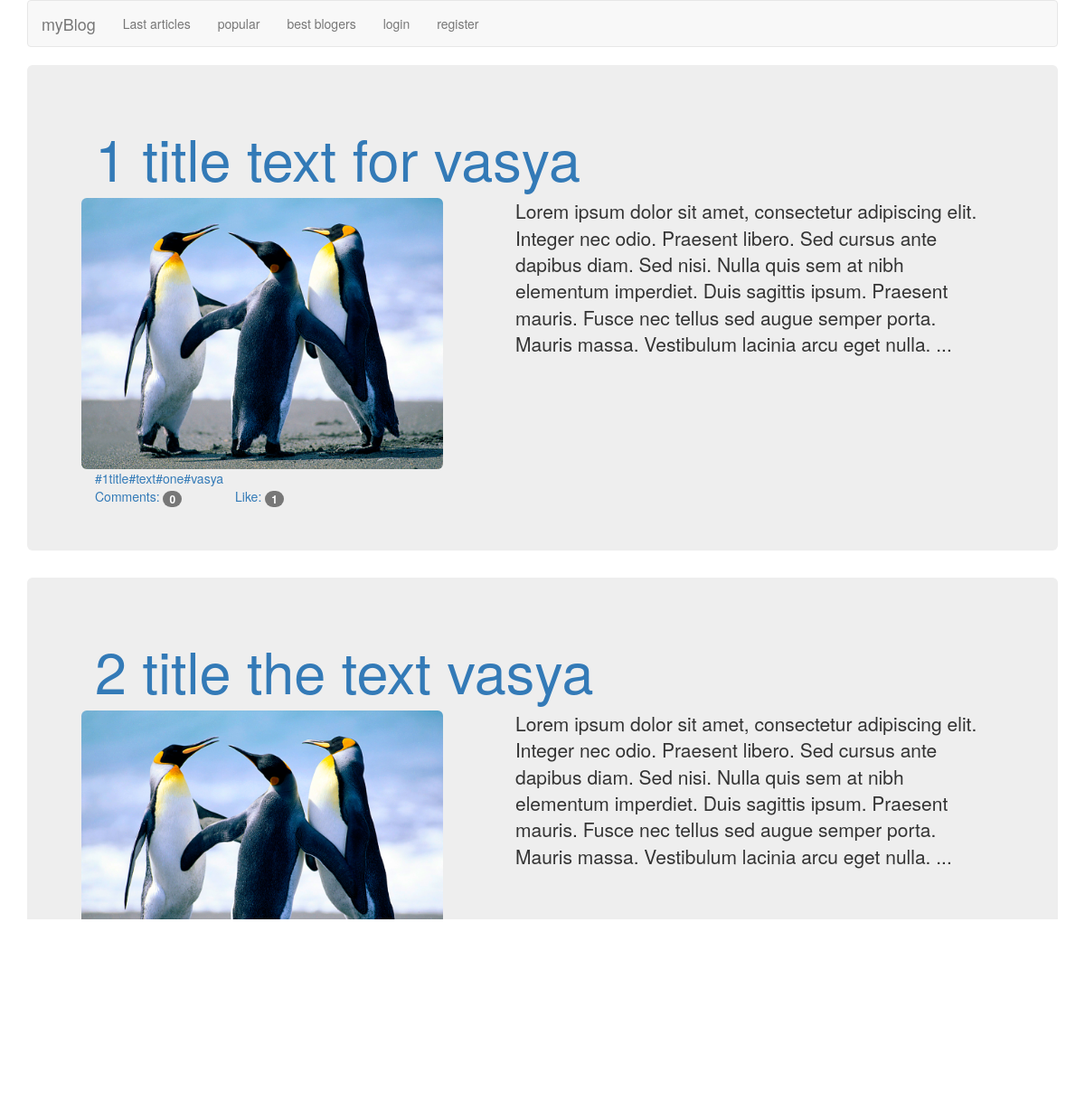
Page /blogers.php?name=vasya on the committed database.
### tables this page shows
CREATE TABLE IF NOT EXISTS `posts` (
  `id` int(11) NOT NULL AUTO_INCREMENT,
  `id_user` varchar(32) NOT NULL,
  `date` date NOT NULL,
  `title` varchar(64) NOT NULL,
  `image` varchar(255) NOT NULL,
  `text` text NOT NULL,
  PRIMARY KEY (`id`),
  KEY `id_user` (`id_user`)
);

CREATE TABLE IF NOT EXISTS `heshtegs` (
  `id` int(11) NOT NULL AUTO_INCREMENT,
  `id_post` int(11) NOT NULL,
  `heshTegs` varchar(255) NOT NULL,
  PRIMARY KEY (`id`)
);

### blogers.php (the view, shortened to what this page needs)
<!DOCTYPE html>
<html lang="ru">
  <head>
    <link href="css/bootstrap.min.css" rel="stylesheet">
  </head>
  <body>
  <div class='container'>
	<?php
	if($_SESSION['login']){
		include"authorizedUser.php";
	}else{
		if($_COOKIE['login']){
		include"authorizedUser.php";
		}else{
		include"guest.php";
		}
	}
	?>
	</div>
    <div class='container'>
		<div id='container'>
			<?php
			include"connect.php";
			$sql = $db ->query("select u.login, p.title,p.id,p.text,p.image from users u inner join posts p on p.id_user=u.id where u.login = '{$_GET['name']}' LIMIT 5");
			while($result = $sql->fetch()){
				$newsData[] = $result;
			}
			foreach($newsData as $oneNews):
			$oneNews['text']=substr($oneNews['text'],0,540).'...';
				?>
				<div class='jumbotron'>
					<a href="/myBlog/article.php?id=<?=$oneNews['id'];?>">
						<div class='container'>
							<h1><?=$oneNews['title'];?></h1>
						</div>
					</a>
					<div class='row col-md-6'>
						<img src = '<?=$oneNews['image'];?>' class='img-rounded' style="width:400px;height:300px;">
					</div>
					<div class='container'>
						<p class='lead'><?=$oneNews['text'];?></p>
					</div>
					<div class='container'>
					<?php
					$sql= $db-> query("SELECT `heshTegs` FROM `heshtegs` WHERE `id_post`='{$oneNews['id']}'");
					$heshTags = $sql->fetchAll();
					foreach($heshTags as $hesh){
						echo "<a href='/myBlog/heshTags.php?id={$hesh['heshTegs']}'>#{$hesh['heshTegs']}</a>";
					}
					?>
					</div>
					<div class='container col-md-2'>
					<?php
					$sql = $db->query("SELECT count(c.id) as id FROM comments c INNER JOIN posts p ON p.id = c.id_post WHERE c.id_post = '{$oneNews['id']}'");
					$allC = $sql->fetch();
					echo "<a>Comments: <span class='badge'>".$allC['id']."</span></a>";
					?>
					</div>
					<div class='container'>
					<?php
					$sql = $db->query("SELECT count(l.id) as id FROM posts p INNER JOIN `like` l ON p.id = l.id_post WHERE l.id_post = '{$oneNews['id']}'");
					$allC = $sql->fetch();
					echo "<a>Like: <span class='badge'>".$allC['id']."</span></a>";
					?>
					</div>
				</div>
			<?php endforeach; ?>
		</div>
		<input id="show_more" count_show="5" count_add="5" bloger='<?=$oneNews['login'];?>' type="button" value="show more" class='btn btn-primary' >
	</div>
  </body>
</html>

### rows in the picture
posts: title "1 title text for vasya", image (picture), text "Lorem ipsum dolor sit amet, consectetur adipiscing elit. Integer nec odio. Praesent libero. Sed cursus ante dapibus diam. Sed nisi. Nulla quis sem at nibh elementum imperdiet. Duis sagittis ipsum. Praesent mauris. Fusce nec tellus sed augue semper porta. Mauris massa. Vestibulum lacinia arcu eget nulla. ...", id "0", id "1"
heshtegs: heshTegs "1title"
heshtegs: heshTegs "text"
heshtegs: heshTegs "one"
heshtegs: heshTegs "vasya"
posts: title "2 title the text vasya", image (picture), text "Lorem ipsum dolor sit amet, consectetur adipiscing elit. Integer nec odio. Praesent libero. Sed cursus ante dapibus diam. Sed nisi. Nulla quis sem at nibh elementum imperdiet. Duis sagittis ipsum. Praesent mauris. Fusce nec tellus sed augue semper porta. Mauris massa. Vestibulum lacinia arcu eget nulla. ..."
